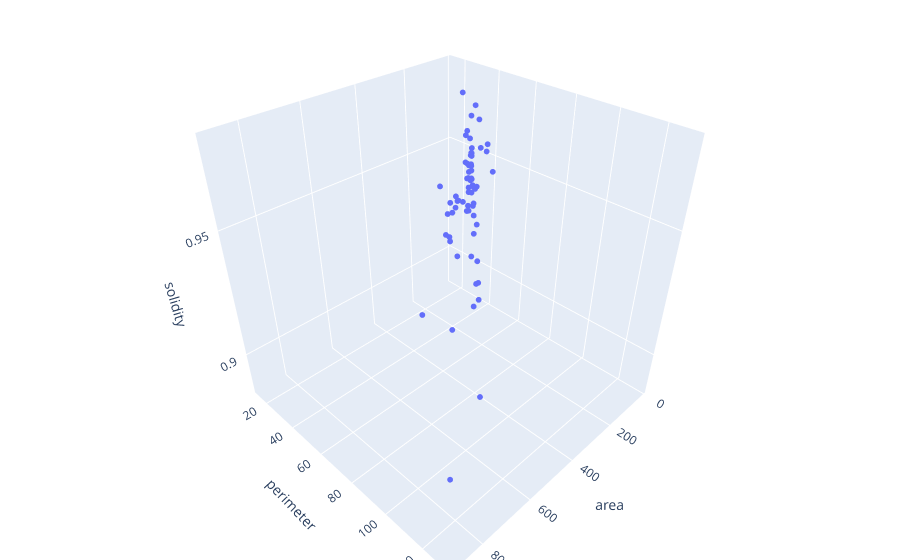

The notebook cell saved with this chart:
### Markdown cell above
The [scatter_3d](https://plotly.com/python-api-reference/generated/plotly.express.scatter_3d.html) function offers interactive 3D plots.

### Code cell
fig = px.scatter_3d(df, 
                    x="area", 
                    y="perimeter", 
                    z="solidity") 
fig.update_traces(marker_size = 2)  # Make dots smaller
fig.update_layout(margin=dict(l=0, r=0, b=0, t=0)) # Reduce figure margins
fig.show()

### Figure 1 — Plotly figure (JSON) as saved in the notebook; plotly's stock layout.template omitted (floating-point values rounded to 4 significant figures)
{"data": [{"hovertemplate": "area=%{x}<br>perimeter=%{y}<br>solidity=%{z}<extra></extra>", "legendgroup": "", "marker": {"color": "#636efa", "size": 2, "symbol": "circle"}, "mode": "markers", "name": "", "scene": "scene", "showlegend": false, "type": "scatter3d", "x": [27.0, 203.0, 503.0, 264.0, 96.0, 414.0, 281.0, 467.0, 148.0, 513.0, 255.0, 542.0, 227.0, 374.0, 213.0, 406.0, 192.0, 539.0, 183.0, 239.0, 649.0, 48.0, 896.0, 423.0, 613.0, 358.0, 205.0, 453.0, 240.0, 422.0, 577.0, 88.0, 359.0, 408.0, 75.0, 278.0, 448.0, 433.0, 316.0, 158.0, 319.0, 494.0, 675.0, 79.0, 850.0, 647.0, 166.0, 196.0, 280.0, 201.0, 169.0, 268.0, 239.0, 271.0, 594.0, 282.0, 225.0, 378.0, 556.0, 52.0, 349.0, 472.0, 176.0, 19.0, 473.0, 66.0], "y": [20.62, 59.59, 86.87, 58.04, 34.14, 75.11, 65.11, 88.18, 50.8, 83.01, 57.46, 85.84, 54.04, 70.87, 52.28, 73.11, 50.04, 85.6, 53.56, 55.46, 95.5, 33.07, 130.0, 76.77, 92.33, 67.7, 63.07, 80.87, 57.46, 85.84, 87.94, 45.69, 73.15, 75.11, 29.31, 61.11, 77.36, 77.46, 69.01, 44.38, 67.36, 81.01, 101.8, 39.31, 112.7, 92.77, 46.38, 51.87, 60.53, 54.63, 46.63, 60.28, 55.21, 60.87, 89.01, 60.28, 54.04, 70.53, 86.18, 30.69, 67.7, 83.8, 51.56, 14.24, 86.18, 35.9], "z": [0.9, 0.9667, 0.971, 0.9778, 0.96, 0.9561, 0.9274, 0.9378, 0.897, 0.9661, 0.9586, 0.9661, 0.9538, 0.9664, 0.9638, 0.9713, 0.9458, 0.9694, 0.9632, 0.9637, 0.9658, 0.9057, 0.9171, 0.968, 0.9623, 0.9781, 0.9579, 0.9597, 0.9412, 0.8847, 0.9697, 0.9565, 0.9158, 0.9623, 0.974, 0.9553, 0.9614, 0.973, 0.9213, 0.9634, 0.941, 0.9648, 0.9388, 0.9405, 0.9594, 0.9788, 0.954, 0.9423, 0.9655, 0.9349, 0.9548, 0.947, 0.9637, 0.9542, 0.9674, 0.9658, 0.9534, 0.9643, 0.9653, 0.9286, 0.9668, 0.9712, 0.9724, 0.9048, 0.9693, 0.9706]}], "layout": {"autosize": true, "legend": {"tracegroupgap": 0}, "margin": {"b": 0, "l": 0, "r": 0, "t": 0}, "scene": {"aspectmode": "auto", "aspectratio": {"x": 1, "y": 1, "z": 1}, "domain": {"x": [0, 1], "y": [0, 1]}, "xaxis": {"title": {"text": "area"}, "type": "linear"}, "yaxis": {"title": {"text": "perimeter"}, "type": "linear"}, "zaxis": {"title": {"text": "solidity"}, "type": "linear"}}}}
